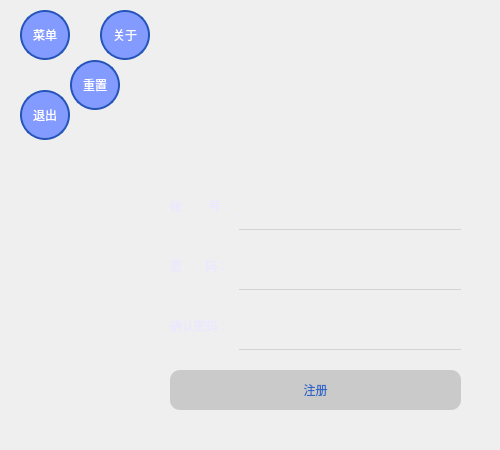
<?xml version="1.0" encoding="UTF-8"?>
<ui version="4.0">
 <class>Form</class>
 <widget class="QWidget" name="Form">
  <property name="geometry">
   <rect>
    <x>0</x>
    <y>0</y>
    <width>500</width>
    <height>450</height>
   </rect>
  </property>
  <property name="minimumSize">
   <size>
    <width>500</width>
    <height>450</height>
   </size>
  </property>
  <property name="maximumSize">
   <size>
    <width>500</width>
    <height>450</height>
   </size>
  </property>
  <property name="windowTitle">
   <string>Form</string>
  </property>
  <property name="styleSheet">
   <string notr="true">QWidget#Form {
	border-image: url(:/register/images/register_background.webp);

}

</string>
  </property>
  <widget class="QPushButton" name="main_menu_btn">
   <property name="geometry">
    <rect>
     <x>20</x>
     <y>10</y>
     <width>50</width>
     <height>50</height>
    </rect>
   </property>
   <property name="styleSheet">
    <string notr="true">QPushButton {
	border-radius: 25px;
	background-color: rgb(131, 154, 255);
	border: 2px solid rgb(37, 85, 185);
	color: white;
}

QPushButton:hover {
	border: 4px rgb(76, 93, 200)
}

QPushButton:checked {
	
	background-color: rgb(30, 79, 169);
}


</string>
   </property>
   <property name="text">
    <string>菜单</string>
   </property>
   <property name="checkable">
    <bool>true</bool>
   </property>
  </widget>
  <widget class="QPushButton" name="exit_menu_btn">
   <property name="geometry">
    <rect>
     <x>20</x>
     <y>90</y>
     <width>50</width>
     <height>50</height>
    </rect>
   </property>
   <property name="styleSheet">
    <string notr="true">QPushButton {
	border-radius: 25px;
	background-color: rgb(131, 154, 255);
	border: 2px solid rgb(37, 85, 185);
	color: white;
}

QPushButton:hover {
	border: 4px rgb(76, 93, 200)
}

QPushButton:checked {
	
	background-color: rgb(30, 79, 169);
}


</string>
   </property>
   <property name="text">
    <string>退出</string>
   </property>
   <property name="checkable">
    <bool>false</bool>
   </property>
  </widget>
  <widget class="QPushButton" name="reset_menu_btn">
   <property name="geometry">
    <rect>
     <x>70</x>
     <y>60</y>
     <width>50</width>
     <height>50</height>
    </rect>
   </property>
   <property name="styleSheet">
    <string notr="true">QPushButton {
	border-radius: 25px;
	background-color: rgb(131, 154, 255);
	border: 2px solid rgb(37, 85, 185);
	color: white;
}

QPushButton:hover {
	border: 4px rgb(76, 93, 200)
}

QPushButton:checked {
	
	background-color: rgb(30, 79, 169);
}


</string>
   </property>
   <property name="text">
    <string>重置</string>
   </property>
   <property name="checkable">
    <bool>false</bool>
   </property>
  </widget>
  <widget class="QPushButton" name="about_menu_btn">
   <property name="geometry">
    <rect>
     <x>100</x>
     <y>10</y>
     <width>50</width>
     <height>50</height>
    </rect>
   </property>
   <property name="styleSheet">
    <string notr="true">QPushButton {
	border-radius: 25px;
	background-color: rgb(131, 154, 255);
	border: 2px solid rgb(37, 85, 185);
	color: white;
}

QPushButton:hover {
	border: 4px rgb(76, 93, 200)
}

QPushButton:checked {
	
	background-color: rgb(30, 79, 169);
}


</string>
   </property>
   <property name="text">
    <string>关于</string>
   </property>
   <property name="checkable">
    <bool>false</bool>
   </property>
  </widget>
  <widget class="QWidget" name="layoutWidget">
   <property name="geometry">
    <rect>
     <x>170</x>
     <y>190</y>
     <width>291</width>
     <height>222</height>
    </rect>
   </property>
   <layout class="QFormLayout" name="formLayout">
    <property name="formAlignment">
     <set>Qt::AlignRight|Qt::AlignTop|Qt::AlignTrailing</set>
    </property>
    <property name="verticalSpacing">
     <number>20</number>
    </property>
    <item row="0" column="0">
     <widget class="QLabel" name="label">
      <property name="styleSheet">
       <string notr="true">color: rgb(235, 231, 255);
font: 12pt &quot;方正舒体&quot;;</string>
      </property>
      <property name="text">
       <string>账        号：</string>
      </property>
     </widget>
    </item>
    <item row="0" column="1">
     <widget class="QLineEdit" name="account_le">
      <property name="minimumSize">
       <size>
        <width>0</width>
        <height>40</height>
       </size>
      </property>
      <property name="styleSheet">
       <string notr="true">background-color: transparent;
color: rgb(203, 207, 197);
border: none;
border-bottom: 1px solid lightgray;</string>
      </property>
      <property name="text">
       <string/>
      </property>
      <property name="clearButtonEnabled">
       <bool>true</bool>
      </property>
     </widget>
    </item>
    <item row="1" column="0">
     <widget class="QLabel" name="label_2">
      <property name="styleSheet">
       <string notr="true">color: rgb(235, 231, 255);
font: 12pt &quot;方正舒体&quot;;</string>
      </property>
      <property name="text">
       <string>密       码：</string>
      </property>
     </widget>
    </item>
    <item row="1" column="1">
     <widget class="QLineEdit" name="password_le">
      <property name="minimumSize">
       <size>
        <width>0</width>
        <height>40</height>
       </size>
      </property>
      <property name="styleSheet">
       <string notr="true">background-color: transparent;
color: rgb(203, 207, 197);
border: none;
border-bottom: 1px solid lightgray;</string>
      </property>
      <property name="clearButtonEnabled">
       <bool>true</bool>
      </property>
     </widget>
    </item>
    <item row="2" column="0">
     <widget class="QLabel" name="label_3">
      <property name="styleSheet">
       <string notr="true">color: rgb(235, 231, 255);
font: 12pt &quot;方正舒体&quot;;</string>
      </property>
      <property name="text">
       <string>确认密码：</string>
      </property>
     </widget>
    </item>
    <item row="2" column="1">
     <widget class="QLineEdit" name="confirm_pwd_le">
      <property name="minimumSize">
       <size>
        <width>0</width>
        <height>40</height>
       </size>
      </property>
      <property name="styleSheet">
       <string notr="true">background-color: transparent;
color: rgb(203, 207, 197);
border: none;
border-bottom: 1px solid lightgray;</string>
      </property>
      <property name="clearButtonEnabled">
       <bool>true</bool>
      </property>
     </widget>
    </item>
    <item row="3" column="0" colspan="2">
     <widget class="QPushButton" name="register_btn">
      <property name="enabled">
       <bool>false</bool>
      </property>
      <property name="sizePolicy">
       <sizepolicy hsizetype="Minimum" vsizetype="Fixed">
        <horstretch>0</horstretch>
        <verstretch>0</verstretch>
       </sizepolicy>
      </property>
      <property name="minimumSize">
       <size>
        <width>0</width>
        <height>40</height>
       </size>
      </property>
      <property name="styleSheet">
       <string notr="true">QPushButton {
	
	background-color: rgb(120, 161, 255);
	color: rgb(50, 103, 197);
	border-radius: 10px;
	
}

QPushButton:disabled {
	
	background-color: rgb(202, 202, 202)
	
}

QPushButton:hover {
	background-color: rgb(174, 178, 255);
}

QPushButton:pressed {
	
	background-color: rgb(93, 117, 255);
}



</string>
      </property>
      <property name="text">
       <string>注册</string>
      </property>
     </widget>
    </item>
   </layout>
  </widget>
  <zorder>exit_menu_btn</zorder>
  <zorder>reset_menu_btn</zorder>
  <zorder>about_menu_btn</zorder>
  <zorder>layoutWidget</zorder>
  <zorder>main_menu_btn</zorder>
 </widget>
 <resources>
  <include location="../images.qrc"/>
 </resources>
 <connections>
  <connection>
   <sender>main_menu_btn</sender>
   <signal>clicked(bool)</signal>
   <receiver>Form</receiver>
   <slot>show_hide_menu()</slot>
   <hints>
    <hint type="sourcelabel">
     <x>33</x>
     <y>46</y>
    </hint>
    <hint type="destinationlabel">
     <x>-9</x>
     <y>73</y>
    </hint>
   </hints>
  </connection>
  <connection>
   <sender>about_menu_btn</sender>
   <signal>clicked()</signal>
   <receiver>Form</receiver>
   <slot>about_lk()</slot>
   <hints>
    <hint type="sourcelabel">
     <x>135</x>
     <y>32</y>
    </hint>
    <hint type="destinationlabel">
     <x>5</x>
     <y>165</y>
    </hint>
   </hints>
  </connection>
  <connection>
   <sender>reset_menu_btn</sender>
   <signal>clicked()</signal>
   <receiver>Form</receiver>
   <slot>reset()</slot>
   <hints>
    <hint type="sourcelabel">
     <x>96</x>
     <y>91</y>
    </hint>
    <hint type="destinationlabel">
     <x>-5</x>
     <y>213</y>
    </hint>
   </hints>
  </connection>
  <connection>
   <sender>exit_menu_btn</sender>
   <signal>clicked()</signal>
   <receiver>Form</receiver>
   <slot>exit_pane()</slot>
   <hints>
    <hint type="sourcelabel">
     <x>48</x>
     <y>125</y>
    </hint>
    <hint type="destinationlabel">
     <x>6</x>
     <y>251</y>
    </hint>
   </hints>
  </connection>
  <connection>
   <sender>register_btn</sender>
   <signal>clicked()</signal>
   <receiver>Form</receiver>
   <slot>check_register()</slot>
   <hints>
    <hint type="sourcelabel">
     <x>290</x>
     <y>386</y>
    </hint>
    <hint type="destinationlabel">
     <x>1</x>
     <y>410</y>
    </hint>
   </hints>
  </connection>
  <connection>
   <sender>account_le</sender>
   <signal>textChanged(QString)</signal>
   <receiver>Form</receiver>
   <slot>enable_register_btn()</slot>
   <hints>
    <hint type="sourcelabel">
     <x>356</x>
     <y>211</y>
    </hint>
    <hint type="destinationlabel">
     <x>518</x>
     <y>151</y>
    </hint>
   </hints>
  </connection>
  <connection>
   <sender>password_le</sender>
   <signal>textChanged(QString)</signal>
   <receiver>Form</receiver>
   <slot>enable_register_btn()</slot>
   <hints>
    <hint type="sourcelabel">
     <x>414</x>
     <y>263</y>
    </hint>
    <hint type="destinationlabel">
     <x>517</x>
     <y>247</y>
    </hint>
   </hints>
  </connection>
  <connection>
   <sender>confirm_pwd_le</sender>
   <signal>textChanged(QString)</signal>
   <receiver>Form</receiver>
   <slot>enable_register_btn()</slot>
   <hints>
    <hint type="sourcelabel">
     <x>397</x>
     <y>327</y>
    </hint>
    <hint type="destinationlabel">
     <x>513</x>
     <y>317</y>
    </hint>
   </hints>
  </connection>
 </connections>
 <slots>
  <slot>show_hide_menu()</slot>
  <slot>about_lk()</slot>
  <slot>reset()</slot>
  <slot>exit_pane()</slot>
  <slot>check_register()</slot>
  <slot>enable_register_btn()</slot>
 </slots>
</ui>
